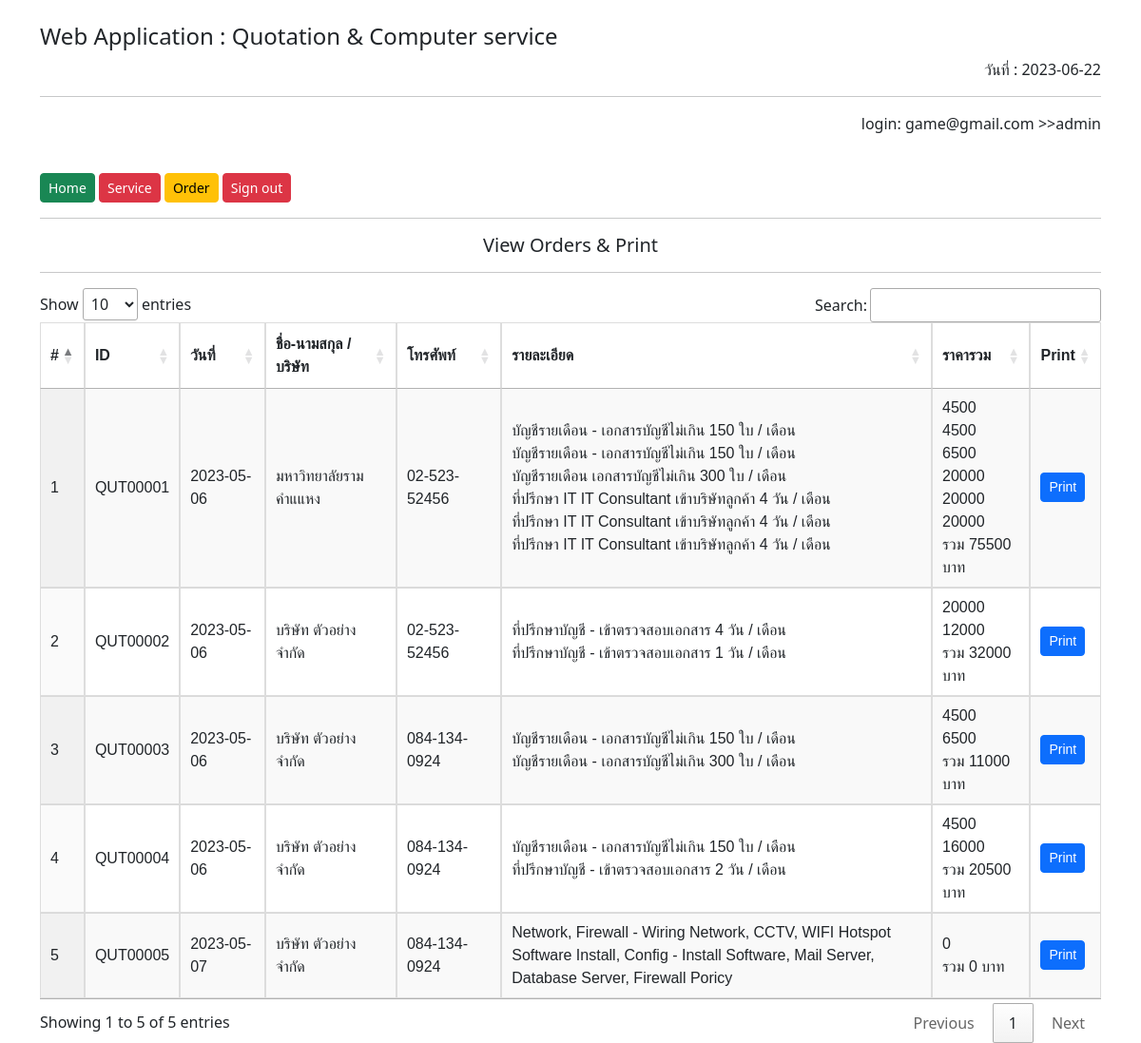
Page /admin/vieworders.php (signed in) on the committed database.
### tables this page shows
CREATE TABLE `orders` (
  `date` varchar(45) NOT NULL,
  `code` varchar(4) NOT NULL DEFAULT 'QUT',
  `id` int(5) unsigned zerofill NOT NULL AUTO_INCREMENT,
  `name_th` varchar(150) NOT NULL,
  `address` varchar(45) NOT NULL,
  `village` varchar(45) DEFAULT NULL,
  `road` varchar(45) DEFAULT NULL,
  `refprovid` varchar(200) NOT NULL,
  `refdistid` varchar(200) DEFAULT NULL,
  `refsubdistid` varchar(200) DEFAULT NULL,
  `zipcode` int DEFAULT NULL,
  `taxid` varchar(15) DEFAULT NULL,
  `branch_id` varchar(6) DEFAULT '00000',
  `branch_th` varchar(45) DEFAULT 'สำนักงานใหญ่',
  `staff` varchar(150) DEFAULT NULL,
  `phone` varchar(45) DEFAULT NULL,
  `email` varchar(200) DEFAULT NULL,
  `jobsid_1` varchar(200) NOT NULL,
  `jobsid_2` varchar(200) DEFAULT NULL,
  `jobsid_3` varchar(200) DEFAULT NULL,
  `jobsid_4` varchar(200) DEFAULT NULL,
  `jobsid_5` varchar(200) DEFAULT NULL,
  `jobsid_6` varchar(200) DEFAULT NULL,
  `total` int DEFAULT NULL,
  `price1` int DEFAULT NULL,
  `price2` int DEFAULT NULL,
  `price3` int DEFAULT NULL,
  `price4` int DEFAULT NULL,
  `price5` int DEFAULT NULL,
  `price6` int DEFAULT NULL,
  PRIMARY KEY (`id`),
  KEY `refprovid_idx` (`refprovid`),
  KEY `refdistid_idx` (`refdistid`),
  KEY `refsubdistid_idx` (`refsubdistid`),
  KEY `jobsid_2_idx` (`jobsid_2`),
  KEY `jobsid_3_idx` (`jobsid_3`),
  KEY `jobsid_4_idx` (`jobsid_4`),
  KEY `jobsid_5_idx` (`jobsid_5`),
  KEY `jobsid_6_idx` (`jobsid_6`)
);

### htdocs/admin/isadmin.php (called while the page is built, shortened)
<?php session_start();
  $uname = $_SESSION['uname'];
  $level = $_SESSION['level'];
?>

### htdocs/admin/vieworders.php (the view, shortened to what this page needs)
<?php
include("./isadmin.php");
$sql2 = "SELECT * FROM orders";
$result2 = mysqli_query($connect,$sql2);
$order=1;
?>
<!DOCTYPE html>
<html lang="en">
<head>
  <link href="https://cdn.jsdelivr.net/npm/bootstrap@5.3.0-alpha1/dist/css/bootstrap.min.css" rel="stylesheet"
>
  <link rel="stylesheet" href="css/button.css">
  <link rel="stylesheet" href="css/table.css">
  <link rel="stylesheet" href="https://cdn.datatables.net/1.13.4/css/jquery.dataTables.min.css">
</head>
<body>
  <div class="container">
    <br>
    <h4 aligh="center">Web Application : Quotation & Computer service</h4>
    <div align="right"> วันที่ : <font id="date_now"></font>
    </div>
    <hr>
  </div>
  <div class="container" align="right">
    <p>login: <?php echo $uname; ?> >><?php echo $level; ?> </p>
  </div>
  <div class="container" align="">
  <div class="col-sm-6">
    <br>
    <a href="index.php" class="btn btn-success btn-sm">Home</a>
    <a href="request_service.php" class="btn btn-danger btn-sm">Service</a>
    <a href="request_orders.php" class="btn btn-warning btn-sm">Order</a>
    <a href="logout.php" class="btn btn-danger btn-sm">Sign out</a>
  </div>
    <hr>
  </div>
  <div class="container">
    <center><h5>View Orders & Print</h5></center>
    <hr>
  </div>
  <div class="container">
  <table id="myTable" class="display" style="width: 100%;">
        <thead>
            <tr>
                <th>#</th>
                <th>ID</th>
                <th>วันที่</th>
                <th>ชื่อ-นามสกุล / บริษัท</th>
                <th>โทรศัพท์</th>
                <th>รายละเอียด</th>
                <th>ราคารวม</th>
                <th>Print</th>
            </tr>
        </thead>
        <tbody>
        <?php while($row=mysqli_fetch_assoc($result2)){?>
            <tr>
                <td><?php echo $order++ ;?></td>
                <td><?php echo $row["code"].$row["id"] ;?></td>
                <td><?php echo $row["date"] ;?></td>
                <td><?php echo $row["name_th"] ;?></td>
                <td><?php echo $row["phone"] ;?></td>
                <td>
                <?php echo $row["jobsid_1"];
                if($row['jobsid_2'] != null){echo('<br>'.$row['jobsid_2']);}
                if($row['jobsid_3'] != null){echo('<br>'.$row['jobsid_3']);}
                if($row['jobsid_4'] != null){echo('<br>'.$row['jobsid_4']);}
                if($row['jobsid_5'] != null){echo('<br>'.$row['jobsid_5']);}
                if($row['jobsid_6'] != null){echo('<br>'.$row['jobsid_6']);}?>
                </td>
                <td><?php
                echo $row["price1"];
                if($row['price2'] != 0){echo('<br>'.$row['price2']);}
                if($row['price3'] != 0){echo('<br>'.$row['price3']);}
                if($row['price4'] != 0){echo('<br>'.$row['price4']);}
                if($row['price5'] != 0){echo('<br>'.$row['price5']);}
                if($row['price6'] != 0){echo('<br>'.$row['price6']);} ?>
                  <?php echo '<br>'.'รวม  '.$row["total"].'  บาท' ;?>
                </td>
                <td>
                <a href="printorders.php?id=<?php echo $row["id"]?>" class="btn btn-primary btn-sm">Print</a>
                </td>
          <?php } ?>
            </tr>
        </tbody>
      </table>
    </div>
</body>
</html>

### htdocs/css/table.css (style rules this page uses)
table { font-family: arial, sans-serif; border-collapse: collapse; width: 100%; }
td, th { border: 1px solid #dddddd; text-align: left; padding: 8px; }
tr:nth-child(even) { background-color: #dddddd; }

### rows in the picture
orders: code "QUT", id "00001", date "2023-05-06", name_th "มหาวิทยาลัยรามคำแแหง", phone "02-523-52456", jobsid_1 "บัญชีรายเดือน - เอกสารบัญชีไม่เกิน 150 ใบ / เดือน", jobsid_2 "บัญชีรายเดือน - เอกสารบัญชีไม่เกิน 150 ใบ / เดือน", jobsid_3 "บัญชีรายเดือน เอกสารบัญชีไม่เกิน 300 ใบ / เดือน", jobsid_4 "ที่ปรึกษา IT IT Consultant เข้าบริษัทลูกค้า 4 วัน / เดือน", jobsid_5 "ที่ปรึกษา IT IT Consultant เข้าบริษัทลูกค้า 4 วัน / เดือน", jobsid_6 "ที่ปรึกษา IT IT Consultant เข้าบริษัทลูกค้า 4 วัน / เดือน", price1 "4500", price2 "4500", price3 "6500", price4 "20000", price5 "20000", price6 "20000", total "75500"
orders: code "QUT", id "00002", date "2023-05-06", name_th "บริษัท ตัวอย่าง จำกัด", phone "02-523-52456", jobsid_1 "ที่ปรึกษาบัญชี - เข้าตรวจสอบเอกสาร 4 วัน / เดือน", jobsid_2 "ที่ปรึกษาบัญชี - เข้าตรวจสอบเอกสาร 1 วัน / เดือน", price1 "20000", price2 "12000", total "32000"
orders: code "QUT", id "00003", date "2023-05-06", name_th "บริษัท ตัวอย่าง จำกัด", phone "084-134-0924", jobsid_1 "บัญชีรายเดือน - เอกสารบัญชีไม่เกิน 150 ใบ / เดือน", jobsid_2 "บัญชีรายเดือน - เอกสารบัญชีไม่เกิน 300 ใบ / เดือน", price1 "4500", price2 "6500", total "11000"
orders: code "QUT", id "00004", date "2023-05-06", name_th "บริษัท ตัวอย่าง จำกัด", phone "084-134-0924", jobsid_1 "บัญชีรายเดือน - เอกสารบัญชีไม่เกิน 150 ใบ / เดือน", jobsid_2 "ที่ปรึกษาบัญชี - เข้าตรวจสอบเอกสาร 2 วัน / เดือน", price1 "4500", price2 "16000", total "20500"
orders: code "QUT", id "00005", date "2023-05-07", name_th "บริษัท ตัวอย่าง จำกัด", phone "084-134-0924", jobsid_1 "Network, Firewall - Wiring Network, CCTV, WIFI Hotspot", jobsid_2 "Software Install, Config - Install Software, Mail Server, Database Server, Firewall Poricy", price1 "0", total "0"

### other values in the picture
$uname "game@gmail.com"
$level "admin"
